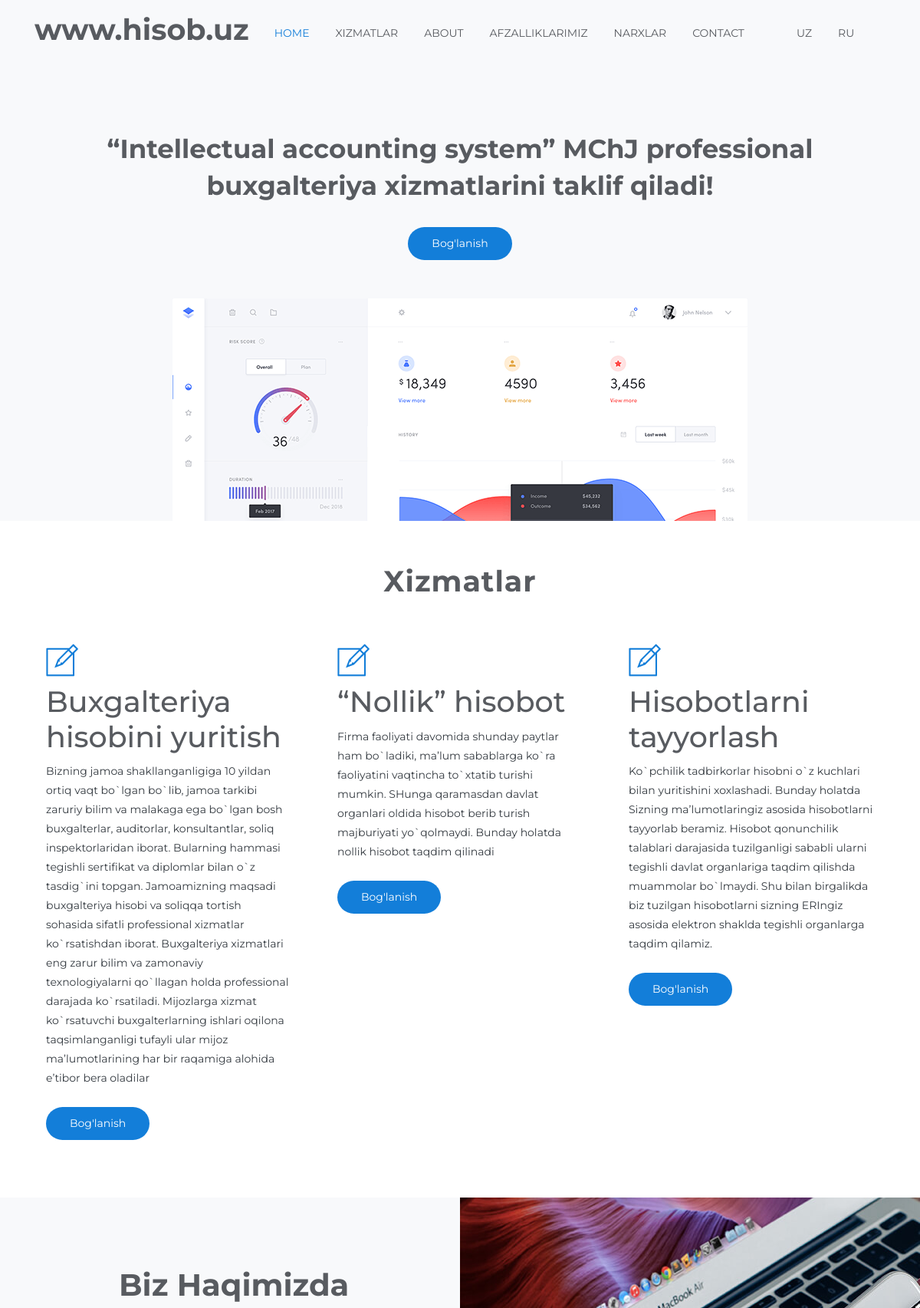
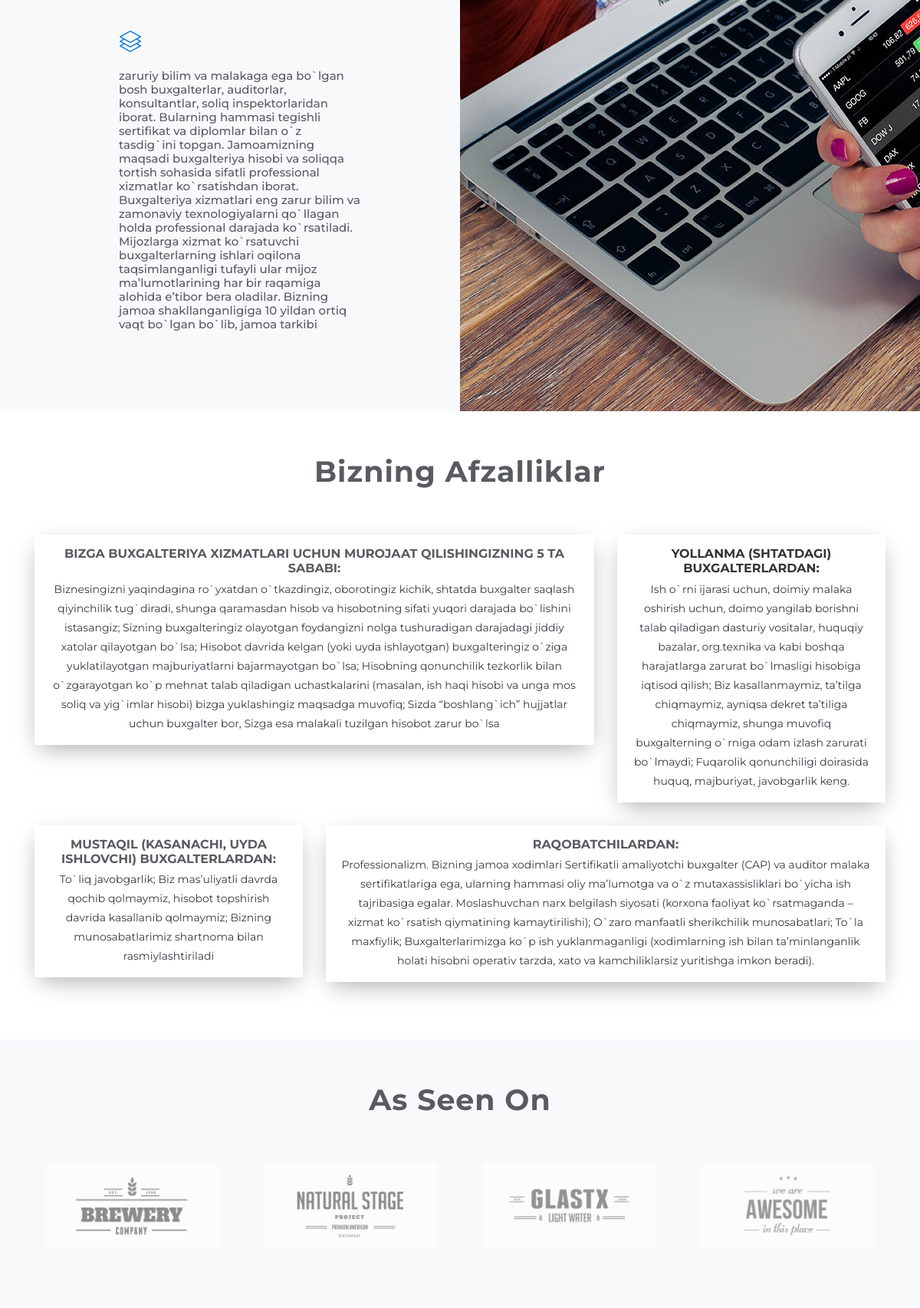
The page / (upper part) on the database its author committed (2 pictures, top to bottom).
### main/models.py (models this page shows, shortened)
class Xizmat(models.Model):
	title = models.CharField('Nomi',max_length=150)
	slug = models.SlugField('*',max_length=1000,unique=True)
	date = models.DateTimeField(auto_now=True)
	body = models.TextField('Text')

### main/views.py (the view, shortened to what this page needs)
# urls.py: 2. Add a URL to urlpatterns:  path('', views.home, name='home')
def home(request):
	xizmatlar = Xizmat.objects.all()
	narxlar = Narx.objects.all()
	context = {
		'xizmatlar':xizmatlar,
		'narxlar':narxlar
	}
	return render(request, 'index.html',context)

### templates/index.html (shortened to what this page needs)
{% extends 'base.html' %}
{% load static %}
{% block content %}
  <div id="hero-area" class="hero-area-bg">
        <div class="container">
          <div class="row">
            <div class="col-md-12 col-sm-12">
              <div class="contents text-center">
                <h2 class="head-title wow fadeInUp">“Intellectual accounting system” MChJ professional buxgalteriya xizmatlarini taklif qiladi!</h2>
                <div class="header-button wow fadeInUp" data-wow-delay="0.3s">
                  <a href="#contact" class="btn btn-common">Bog'lanish</a>
                </div>
              </div>
              <div class="img-thumb text-center wow fadeInUp" data-wow-delay="0.6s">
                <img class="img-fluid" src="/static/assets/img/hero-1.png" alt="">
              </div>
            </div>
          </div>
        </div>
      </div>
    <section id="services" class="section-padding">
      <div class="container">
        <div class="section-header text-center">
          <h2 class="section-title wow fadeInDown" data-wow-delay="0.3s">Xizmatlar</h2>
        </div>
        <div class="row">
          {% for xizmat in xizmatlar %}
          <div class="col-md-6 col-lg-4 col-xs-12">
            <div class="services-item wow fadeInRight" data-wow-delay="0.3s">
              <div class="icon">
                <i class="lni-pencil-alt"></i>
              </div>
              <div class="services-content">
                <h3>{{xizmat.title}}</h3>
                <p class="text-dark">{{xizmat.body}}</p><br>
                 <div class="header-button wow fadeInUp" data-wow-delay="0.3s">
                  <a href="#contact" class="btn btn-common">Bog'lanish</a>
                </div>
              </div>
            </div>
          </div>
          {% endfor %}
        </div>
      </div>
    </section>
    <div id="feature">
      <div class="container-fluid">
        <div class="row">
          <div class="col-lg-6 col-md-12 col-sm-12">
            <div class="text-wrapper">
              <div>
                <h2 class="title-hl wow fadeInLeft" data-wow-delay="0.3s">Biz Haqimizda</h2>
                <div class="row">
                  <div class="col-md-9 col-sm-6">
                    <div class="features-box wow fadeInLeft" data-wow-delay="0.3s">
                      <div class="features-icon">
                        <i class="lni-layers"></i>
                      </div>
                      <div class="features-content">
                        <h4>
                     zaruriy bilim va malakaga ega bo`lgan bosh buxgalterlar, auditorlar, konsultantlar, soliq inspektorlaridan iborat. Bularning hammasi tegishli sertifikat va diplomlar bilan o`z tasdig`ini topgan. Jamoamizning maqsadi buxgalteriya hisobi va soliqqa tortish sohasida sifatli professional xizmatlar ko`rsatishdan iborat. Buxgalteriya xizmatlari eng zarur bilim va zamonaviy texnologiyalarni qo`llagan holda professional darajada ko`rsatiladi. Mijozlarga xizmat ko`rsatuvchi buxgalterlarning ishlari oqilona taqsimlanganligi tufayli ular mijoz ma’lumotlarining har bir raqamiga alohida e’tibor bera oladilar. Bizning jamoa shakllanganligiga 10 yildan ortiq vaqt bo`lgan bo`lib, jamoa tarkibi
                        </h4>
                      </div>
                    </div>
                  </div>
                </div>
              </div>
            </div>
          </div>
          <div class="col-lg-6 col-md-12 col-sm-12 padding-none">
            <div class="feature-thumb wow fadeInRight" data-wow-delay="0.3s">
              <img src="/static/assets/img/feature/img-1.jpg" alt="">
            </div>
          </div>
        </div>
      </div>
    </div>
    <section id="team" class="section-padding text-center">
      <div class="container">
        <div class="row">
          <div class="col-12">
            <div class="section-header text-center">
              <h2 class="section-title wow fadeInDown" data-wow-delay="0.3s">Bizning Afzalliklar</h2>
            </div>
          </div>
        </div>
        <div class="row">
          <div class="col-sm-6 col-md-6 col-lg-8">
            <div class="team-item text-center">
              <div class="info-text">
                <h3>Bizga buxgalteriya xizmatlari uchun murojaat qilishingizning 5 ta sababi:</h3>
                <p class="text-dark">
                Biznesingizni yaqindagina ro`yxatdan o`tkazdingiz, oborotingiz kichik, shtatda buxgalter saqlash qiyinchilik tug`diradi, shunga qaramasdan hisob va hisobotning sifati yuqori darajada bo`lishini istasangiz;
                Sizning buxgalteringiz olayotgan foydangizni nolga tushuradigan darajadagi jiddiy xatolar qilayotgan bo`lsa;
                Hisobot davrida kelgan (yoki uyda ishlayotgan) buxgalteringiz o`ziga yuklatilayotgan majburiyatlarni bajarmayotgan bo`lsa;
                Hisobning qonunchilik tezkorlik bilan o`zgarayotgan ko`p mehnat talab qiladigan uchastkalarini (masalan, ish haqi hisobi va unga mos soliq va yig`imlar hisobi) bizga yuklashingiz maqsadga muvofiq;
                Sizda “boshlang`ich” hujjatlar uchun buxgalter bor, Sizga esa malakali tuzilgan hisobot zarur bo`lsa</p>
              </div>
            </div>
          </div>
          <div class="col-sm-6 col-md-6 col-lg-4">
            <div class="team-item text-center">
              <div class="info-text">
                <h3><a href="#">Yollanma (shtatdagi) buxgalterlardan:</a></h3>
                <p class="text-dark">
                  Ish o`rni ijarasi uchun, doimiy malaka oshirish uchun, doimo yangilab borishni talab qiladigan dasturiy vositalar, huquqiy bazalar, org.texnika va kabi boshqa harajatlarga zarurat bo`lmasligi hisobiga iqtisod qilish;
                  Biz kasallanmaymiz, ta’tilga chiqmaymiz, ayniqsa dekret ta’tiliga chiqmaymiz, shunga muvofiq buxgalterning o`rniga odam izlash zarurati bo`lmaydi;
                   Fuqarolik qonunchiligi doirasida huquq, majburiyat, javobgarlik keng.</p>
              </div>
            </div>
          </div>
          <div class="col-sm-6 col-md-6 col-lg-4">
            <div class="team-item text-center">
              <div class="info-text">
                <h3>Mustaqil (kasanachi, uyda ishlovchi) buxgalterlardan:</h3>
                <p class="text-dark">
                To`liq javobgarlik;
                Biz mas’uliyatli davrda qochib qolmaymiz, hisobot topshirish davrida kasallanib qolmaymiz;
                Bizning munosabatlarimiz shartnoma bilan rasmiylashtiriladi</p>
              </div>
            </div>
          </div>
          <div class="col-sm-6 col-md-6 col-lg-8">
            <div class="team-item text-center">
              <div class="info-text">
                <h3>Raqobatchilardan:</h3>
                <p class="text-dark">
                Professionalizm. Bizning jamoa xodimlari Sertifikatli amaliyotchi buxgalter (CAP) va auditor malaka sertifikatlariga ega, ularning hammasi oliy ma’lumotga va o`z mutaxassisliklari bo`yicha ish tajribasiga egalar.
                Moslashuvchan narx belgilash siyosati (korxona faoliyat ko`rsatmaganda – xizmat ko`rsatish qiymatining kamaytirilishi);
                O`zaro manfaatli sherikchilik munosabatlari;
                To`la maxfiylik;
                Buxgalterlarimizga ko`p ish yuklanmaganligi (xodimlarning ish bilan ta’minlanganlik holati hisobni operativ tarzda, xato va kamchiliklarsiz yuritishga imkon beradi).</p>
              </div>
            </div>
          </div>
        </div>
      </div>
    </section>
    <div id="clients" class="section-padding">
      <div class="container">
        <div class="section-header text-center">
          <h2 class="section-title wow fadeInDown" data-wow-delay="0.3s">As Seen On</h2>
        </div>
        <div class="row text-align-">
          <div class="col-lg-3 col-md-3 col-xs-12 wow fadeInUp" data-wow-delay="0.3s">
            <div class="client-item-wrapper">
              <img class="img-fluid" src="/static/assets/img/clients/img1.png" alt="">
            </div>
          </div>
          <div class="col-lg-3 col-md-3 col-xs-12 wow fadeInUp" data-wow-delay="0.6s">
            <div class="client-item-wrapper">
              <img class="img-fluid" src="/static/assets/img/clients/img2.png" alt="">
            </div>
          </div>
          <div class="col-lg-3 col-md-3 col-xs-12 wow fadeInUp" data-wow-delay="0.9s">
            <div class="client-item-wrapper">
              <img class="img-fluid" src="/static/assets/img/clients/img3.png" alt="">
            </div>
          </div>
          <div class="col-lg-3 col-md-3 col-xs-12 wow fadeInUp" data-wow-delay="1.2s">
            <div class="client-item-wrapper">
              <img class="img-fluid"  src="/static/assets/img/clients/img4.png" alt="">
            </div>
          </div>
        </div>
      </div>
    </div>
    {% endblock %}

### templates/base.html (shortened to what this page needs)
{% load static %}
<!DOCTYPE html>
<html lang="en">
  <head>
    <link rel="stylesheet" type="text/css" href="{% static 'assets/css/bootstrap.min.css' %}" >
    <link rel="stylesheet" type="text/css" href="{% static 'assets/fonts/line-icons.css' %}">
    <link rel="stylesheet" type="text/css" href="{% static 'assets/css/slicknav.css' %}">
    <link rel="stylesheet" type="text/css" href="{% static 'assets/css/owl.carousel.min.css' %}">
    <link rel="stylesheet" type="text/css" href="{% static 'assets/css/owl.theme.css' %}">
    <link rel="stylesheet" type="text/css" href="{% static 'assets/css/slick.css' %}" >
    <link rel="stylesheet" type="text/css" href="{% static 'assets/css/slick-theme.css' %}" >
    <link rel="stylesheet" type="text/css" href="{% static 'assets/css/animate.css' %}">
    <link rel="stylesheet" type="text/css" href="{% static 'assets/css/main.css' %}">
    <link rel="stylesheet" type="text/css" href="{% static 'assets/css/responsive.css' %}">
  </head>
  <body>
    <header id="header-wrap">
      <nav class="navbar navbar-expand-lg fixed-top scrolling-navbar indigo">
        <div class="container">
          <div class="navbar-header">
            <a href="{% url 'main:home' %}" class="navbar-brand"><h1>www.hisob.uz</h1></a>
          </div>
          <div class="collapse navbar-collapse" id="main-navbar">
            <ul class="navbar-nav mr-auto w-100 justify-content-left clearfix">
              <li class="nav-item active">
                <a class="nav-link" href="{% url 'main:home' %}">
                  Home
                </a>
              </li>
              <li class="nav-item">
                <a class="nav-link" href="#services">
                  Xizmatlar
                </a>
              </li>
              <li class="nav-item">
                <a class="nav-link" href="#feature">
                  About
                </a>
              </li>
              <li class="nav-item">
                <a class="nav-link" href="#team">
                   Afzalliklarimiz
                </a>
              </li>
              <li class="nav-item">
                <a class="nav-link" href="#pricing">
                  Narxlar
                </a>
              </li>
              <li class="nav-item">
                <a class="nav-link" href="#contact">
                  Contact
                </a>
              </li>
              <li class="nav-item">
                <a class="nav-link" href="#contact">
                </a>
              </li>
              <li class="nav-item">
                <a class="nav-link" href="{% url 'main:home' %}">
                  uz
                </a>
              </li>
              <li class="nav-item">
                <a class="nav-link" href="{% url 'main:ru' %}">
                  ru
                </a>
              </li>
            </ul>
          </div>
        </div>
      </nav>
    </header>
    {% block content %}
    {% endblock %}
  </body>
</html>

### rows shown on the page
Xizmat: title "Buxgalteriya hisobini yuritish", body "Bizning jamoa shakllanganligiga 10 yildan ortiq vaqt bo`lgan bo`lib, jamoa tarkibi zaruriy bilim va malakaga ega bo`lgan bosh buxgalterlar, auditorlar, konsultantlar, soliq inspektorlaridan iborat. Bularning hammasi tegishli sertifikat va diplomlar bilan o`z tasdig`ini topgan. Jamoamizning maqsadi buxgalteriya hisobi va soliqqa tortish sohasida sifatli professional xizmatlar ko`rsatishdan iborat. Buxgalteriya xizmatlari eng zarur bilim va zamonaviy texnologiyalarni qo`llagan holda professional darajada ko`rsatiladi. Mijozlarga xizmat ko`rsatuvchi buxgalterlarning ishlari oqilona taqsimlanganligi tufayli ular mijoz ma’lumotlarining har bir raqamiga alohida e’tibor bera oladilar"
Xizmat: title "“Nollik” hisobot", body "Firma faoliyati davomida shunday paytlar ham bo`ladiki, ma’lum sabablarga ko`ra faoliyatini vaqtincha to`xtatib turishi mumkin. SHunga qaramasdan davlat organlari oldida hisobot berib turish majburiyati yo`qolmaydi. Bunday holatda nollik hisobot taqdim qilinadi"
Xizmat: title "Hisobotlarni tayyorlash", body "Ko`pchilik tadbirkorlar hisobni o`z kuchlari bilan yuritishini xoxlashadi. Bunday holatda Sizning ma’lumotlaringiz asosida hisobotlarni tayyorlab beramiz. Hisobot qonunchilik talablari darajasida tuzilganligi sababli ularni tegishli davlat organlariga taqdim qilishda muammolar bo`lmaydi. Shu bilan birgalikda biz tuzilgan hisobotlarni sizning ERIngiz asosida elektron shaklda tegishli organlarga taqdim qilamiz."
